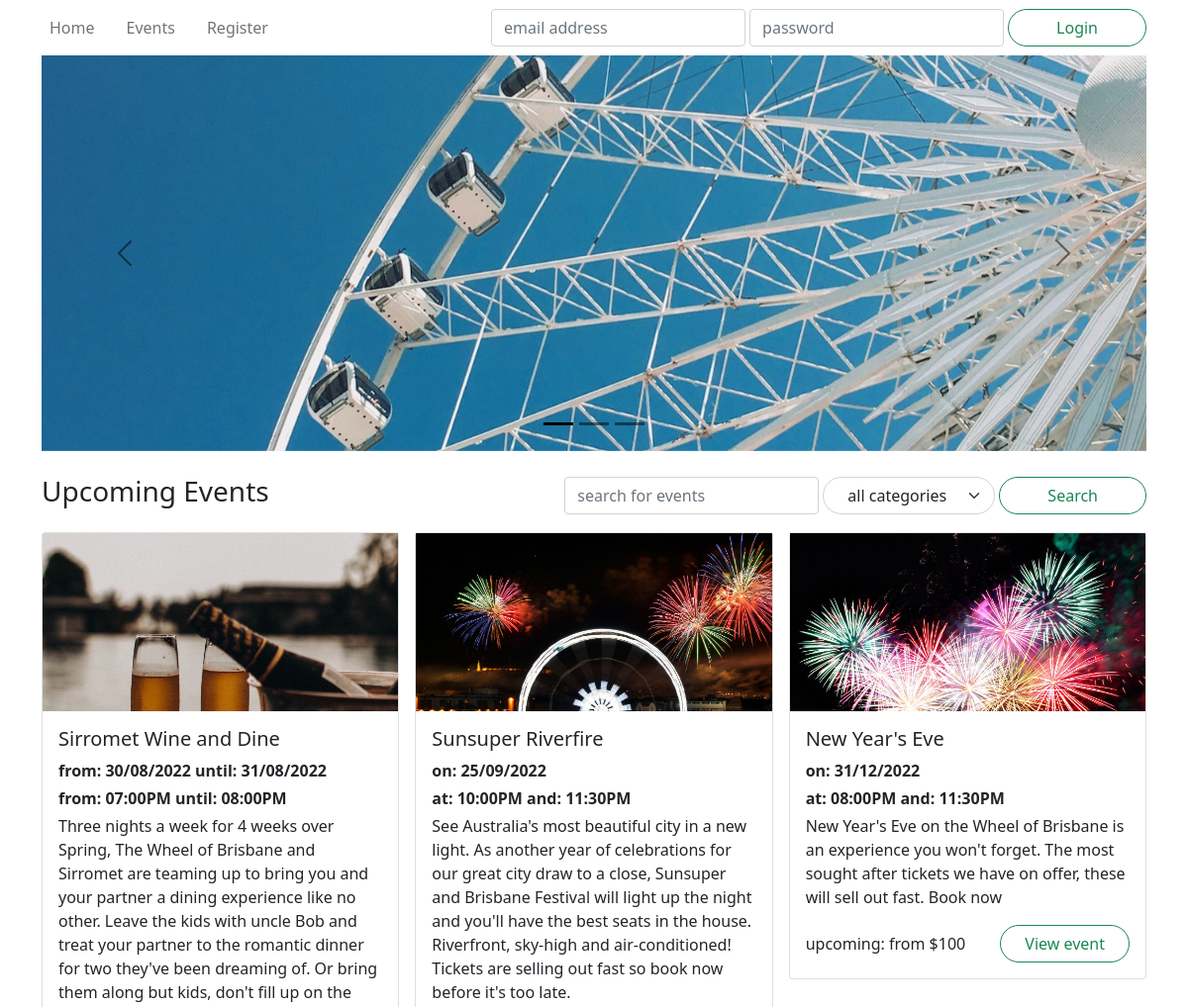
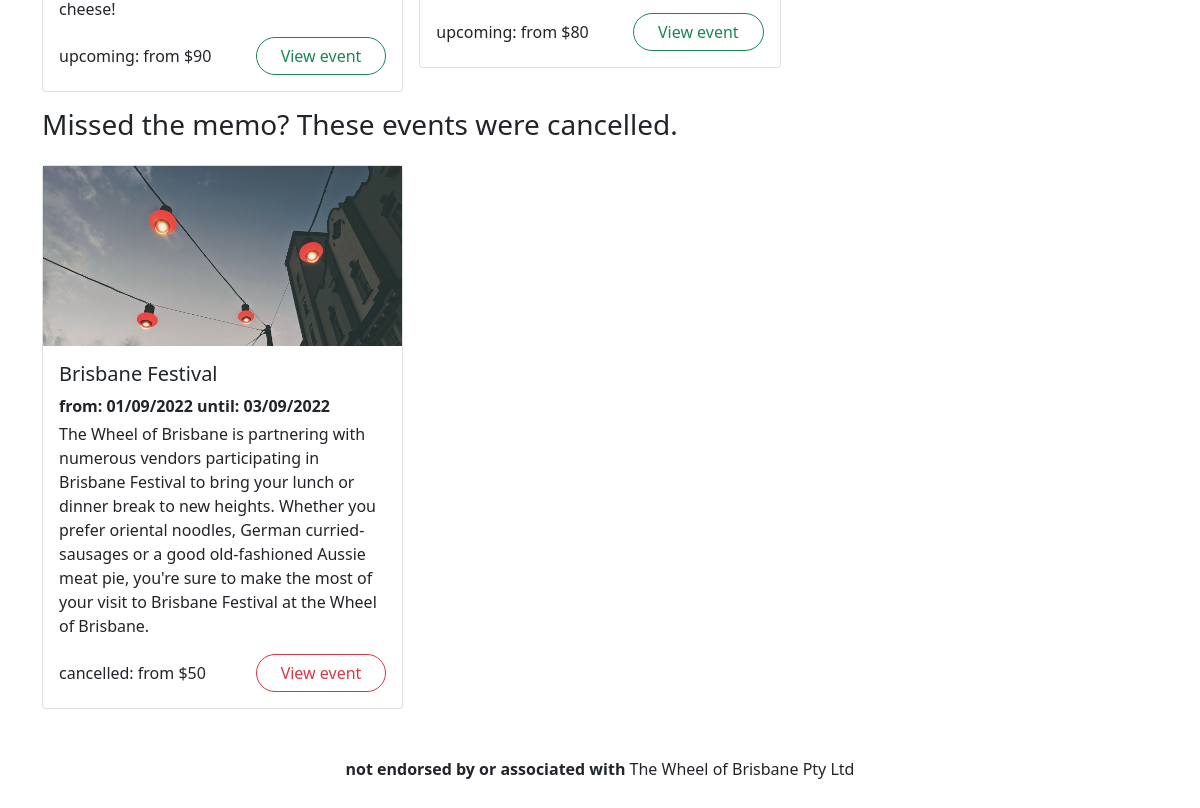
The page / on the database its author committed (2 pictures, top to bottom).
### wheel/models.py (models this page shows, shortened)
class Event(db.Model):
    __tablename__ = 'events'
    id = db.Column(db.Integer, primary_key=True)
    name = db.Column(db.String(255), nullable=False)
    description = db.Column(db.Text)
    category = db.Column(db.String(40))
    status = db.Column(db.Enum('upcoming', 'inactive', 'cancelled', 'booked out'), nullable=False)
    image = db.Column(db.String(255))
    reviews = db.relationship('Review', backref='event')
    tickets = db.relationship('Ticket', backref='event')
    @staticmethod
    def getAllByStatus(status, limit=None):
        return Event.query.\
            join( Ticket ).\
            filter( Ticket.datetime > datetime.now() ).\
            filter( Event.status == status ).\
            group_by( Event.id ).\
            order_by( Ticket.datetime ).\
            limit( limit ).\
            all()
    @staticmethod
    def getAllCategories():
        return [event.category for event in Event.query.group_by('category').all()]
    def getFutureTickets(self):
        return list( filter( lambda ticket: ticket.datetime > datetime.now(), self.tickets ) )
    def getTicketsRange(self):
        tickets = self.getFutureTickets()
        numberOfTickets = len(tickets)
        if numberOfTickets == 0:
            return [numberOfTickets, None, None]
        min_ticket = reduce( lambda x, y: min(x, y, key=lambda ticket: ticket.datetime), tickets )
        max_ticket = reduce( lambda x, y: max(x, y, key=lambda ticket: ticket.datetime), tickets )
        return [numberOfTickets, min_ticket, max_ticket]
    def printTicketsDateRange(self):
        numberOftickets, min_ticket, max_ticket = self.getTicketsRange()
        if numberOftickets == 0:
            return ""
        min = min_ticket.datetime.strftime("%d/%m/%Y")
        max = max_ticket.datetime.strftime("%d/%m/%Y")
        if min == max:
            return f"on: {min}"
        return f"from: {min} until: {max}"
    def printTicketsTimeRange(self):
        numberOftickets, min_ticket, max_ticket = self.getTicketsRange()
        if numberOftickets == 0:
            return ""
        min = min_ticket.datetime.strftime("%I:%M%p")
        max = max_ticket.datetime.strftime("%I:%M%p")
        if numberOftickets == 1:
            return f"at: {min}"
        if numberOftickets == 2:
            return f"at: {min} and: {max}"
        return f"from: {min} until: {max}"
    def getTicketsPriceFrom(self):
        tickets = self.getFutureTickets()
        if len(tickets) == 0:
            return ""
        ticket = reduce( lambda x, y: min(x, y, key=lambda ticket: ticket.price), tickets )
        return f"from ${ticket.price}"
    def getStatusColour(self):
        return {
            'upcoming': 'success',
            'inactive': 'secondary',
            'booked out': 'secondary',
            'cancelled': 'danger'
        }[self.status]

class Ticket(db.Model):
    __tablename__ = 'tickets'
    id = db.Column(db.Integer, primary_key=True)
    datetime = db.Column(db.DateTime, nullable=False)
    price = db.Column(db.Integer, nullable=False)
    remaining = db.Column(db.Integer, nullable=False)
    event_id = db.Column(db.Integer, db.ForeignKey('events.id'))

### wheel/controllers/index.py (the view)
@index.route('/')
def get():
    upcoming = Event.getAllByStatus('upcoming', 3)
    cancelled = Event.getAllByStatus('cancelled', 3)
    form = SearchForm()
    form.category.choices = [("all", "all categories"), *[(category, category) for category in Event.getAllCategories()]]
    return render_template('index.html', upcoming=upcoming, cancelled=cancelled, form=form)

### wheel/forms.py
class SearchForm(FlaskForm):
    search = StringField('Search')
    category = SelectField('Category')

### wheel/templates/index.html (shortened to what this page needs)
{% extends 'base.html' %}
{% block hero %}
<div id="hero" class="carousel carousel-dark slide" data-bs-ride="carousel">
    <div class="carousel-indicators">
        <button type="button" class="active"
                data-bs-target="#hero" data-bs-slide-to="0"></button>
        <button type="button"
                data-bs-target="#hero" data-bs-slide-to="1"></button>
        <button type="button"
                data-bs-target="#hero" data-bs-slide-to="2"></button>
    </div>
    <div class="carousel-inner">
        <div class="carousel-item active">
            <div style="background-image: url('/static/images/bluesky.jpg');"></div>
        </div>
    </div>
    <button type="button" class="carousel-control-prev"
            data-bs-target="#hero" data-bs-slide="prev">
        <span class="carousel-control-prev-icon"></span>
    </button>
    <button type="button" class="carousel-control-next"
            data-bs-target="#hero" data-bs-slide="next">
        <span class="carousel-control-next-icon"></span>
    </button>
</div>
{% endblock %}
{% block content %}
<section>
    <header class="row mb-3">
        <h3 class="col">Upcoming Events</h3>
        <div class="col-6 col-md-auto my-auto">
            <form method="GET" action="{{ url_for('events.getAll') }}" class="d-flex flex-row gap-1 col-auto my-auto">
                {{ form.search(class="form-control w-auto", placeholder="search for events") }}
                {{ form.category(class="form-select rounded-pill ps-4 pe-5") }}
                <button class="btn btn-outline-success rounded-pill px-5" type="submit">Search</button>
            </form>
        </div>
    </header>
    <div class='row row-cols-1 row-cols-md-2 row-cols-xl-3 mb-3 g-3'>
        {% for event in upcoming %}
        <div class="col event">
            <article class="card">
                <a href="{{url_for('events.get', id=event.id)}}" class="card-image" style="background-image: url('{{ event.image }}'); background-position: top;"></a>
                <div class="card-body">
                    <h5 class="card-title">{{ event.name }}</h5>
                    <p class="mb-1"><strong>{{ event.printTicketsDateRange() }}</strong></p>
                    <p class="mb-1"><strong>{{ event.printTicketsTimeRange() }}</strong></p>
                    <p class="card-text">{{ event.description }}</p>
                    <div class="row">
                        <span class="col my-auto">{{ event.status }}{{ ": {}".format( event.getTicketsPriceFrom() ) if event.status == "upcoming" }}</span>
                        <span class="col-auto"><a href="{{url_for('events.get', id=event.id)}}" class="btn btn-outline-{{ event.getStatusColour() }} rounded-pill px-4">View event</a></span>
                    </div>
                </div>
            </article>
        </div>
        {% endfor %}
    </div>
</section>
<section>
    <header class="row mb-3">
        <h3 class="col-auto">Missed the memo? These events were cancelled.</h3>
    </header>
    <div class="row row-cols-1 row-cols-md-2 row-cols-xl-3 mb-3 g-3">
        {% for event in cancelled %}
        <div class="col event">
            <article class="card">
                <a href="{{url_for('events.get', id=event.id)}}" class="card-image" style="background-image: url('.{{ event.image }}'); background-position: top;"></a>
                <div class="card-body">
                    <h5 class="card-title">{{ event.name }}</h5>
                    <p class="mb-1">
                        <strong>
                            {{event.printTicketsDateRange()}}
                        </strong>
                    </p>
                <p class="card-text">{{ event.description }}</p>
                    <div class="row">
                        <span class="col my-auto">{{ "{}: {}".format( event.status, event.getTicketsPriceFrom() ) }}</span>
                        <span class="col-auto"><a href="{{url_for('events.get', id=event.id)}}" class="btn btn-outline-{{ event.getStatusColour() }} rounded-pill px-4">View event</a></span>
                    </div>
                </div>
            </article>
        </div>
        {% endfor %}
    </div>
</section>
{% endblock %}

### rows shown on the page
Event: image (picture), name "Sirromet Wine and Dine", printTicketsDateRange "from: 30/08/2022 until: 31/08/2022", printTicketsTimeRange "from: 07:00PM until: 08:00PM", description "Three nights a week for 4 weeks over Spring, The Wheel of Brisbane and Sirromet are teaming up to bring you and your partner a dining experience like no other. Leave the kids with uncle Bob and treat your partner to the romantic dinner for two they've been dreaming of. Or bring them along but kids, don't fill up on the cheese!", status "upcoming", status.price ": from $90"
Event: image (picture), name "Sunsuper Riverfire", printTicketsDateRange "on: 25/09/2022", printTicketsTimeRange "at: 10:00PM and: 11:30PM", description "See Australia's most beautiful city in a new light. As another year of celebrations for our great city draw to a close, Sunsuper and Brisbane Festival will light up the night and you'll have the best seats in the house. Riverfront, sky-high and air-conditioned! Tickets are selling out fast so book now before it's too late.", status "upcoming", status.price ": from $80"
Event: image (picture), name "New Year's Eve", printTicketsDateRange "on: 31/12/2022", printTicketsTimeRange "at: 08:00PM and: 11:30PM", description "New Year's Eve on the Wheel of Brisbane is an experience you won't forget. The most sought after tickets we have on offer, these will sell out fast. Book now", status "upcoming", status.price ": from $100"
Event: image (picture), name "Brisbane Festival", printTicketsDateRange "from: 01/09/2022 until: 03/09/2022", description "The Wheel of Brisbane is partnering with numerous vendors participating in Brisbane Festival to bring your lunch or dinner break to new heights. Whether you prefer oriental noodles, German curried-sausages or a good old-fashioned Aussie meat pie, you're sure to make the most of your visit to Brisbane Festival at the Wheel of Brisbane.", status.price "cancelled: from $50"
